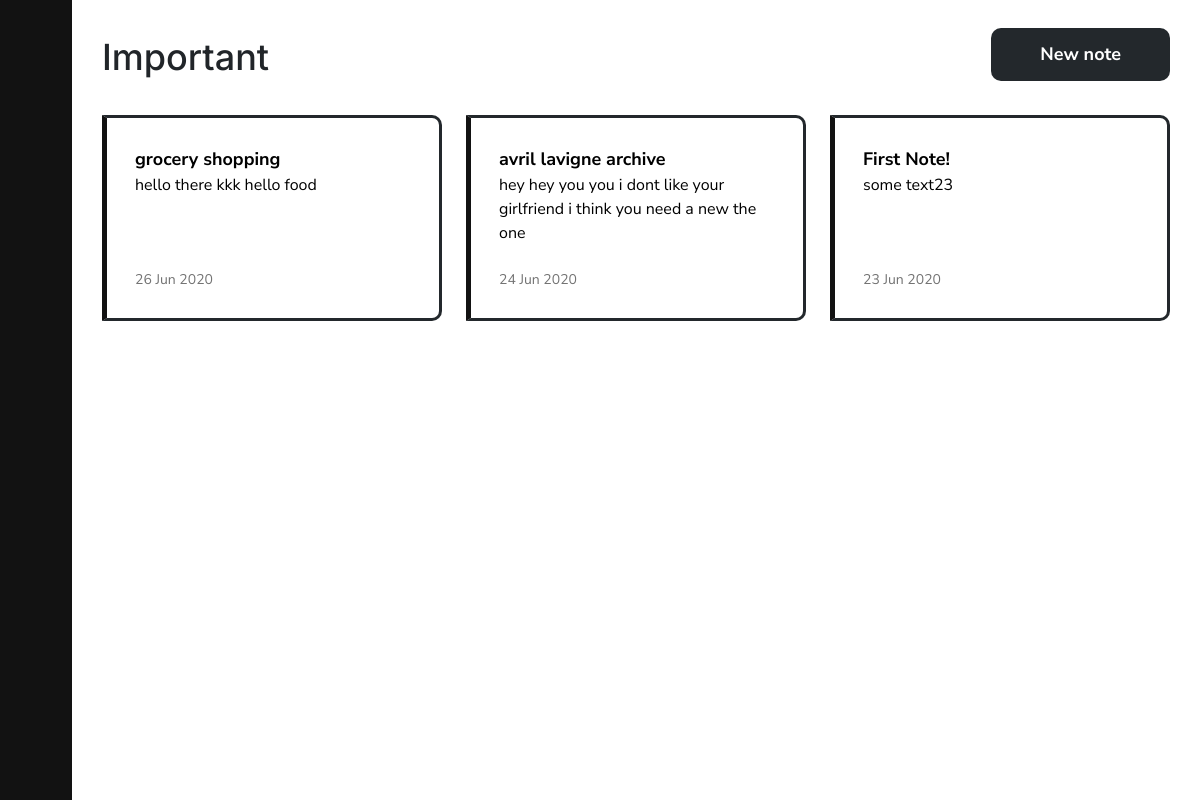
The app's page /important/ (signed in), older data.
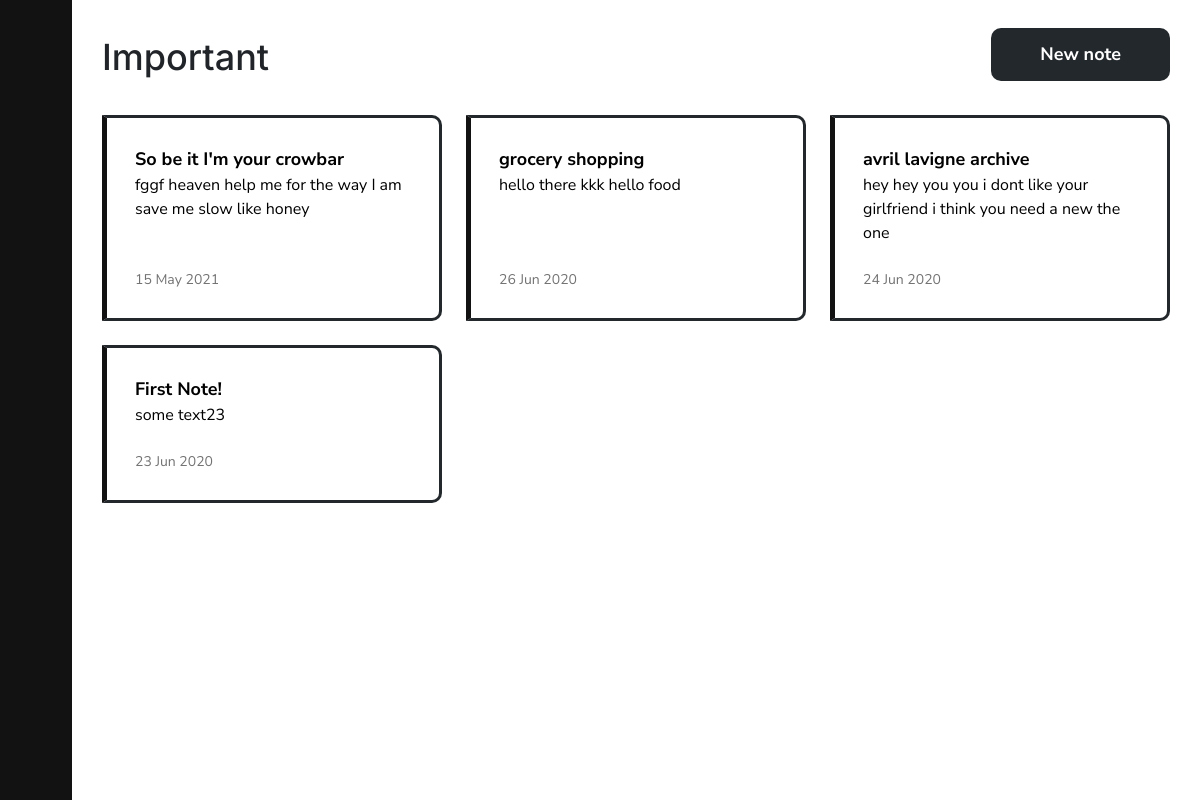
The same page, newer data.
### notes/models.py (models this page shows, shortened)
class Note(models.Model):
    title = models.TextField(max_length=100, blank=True)
    text = HTMLField(blank=True)
    date = models.DateTimeField(auto_now_add=True)
    important = models.BooleanField(default=False)
    archive = models.BooleanField(default=False)
    user = models.ForeignKey(User, on_delete=models.CASCADE)

### notes/views.py (the view)
# urls.py: path('important/', views.important, name='important'),
def important(request):
    important = Note.objects.filter(user=request.user, important=True, archive=False).order_by('-date')
    active = 'importantLink'
    return render(request, 'notes/important.html', {'important': important, 'active': active})

### notes/templates/notes/important.html (shortened to what this page needs)
{% load static %}
<!DOCTYPE html>
<html>
<head>
    <link rel="stylesheet" href="https://stackpath.bootstrapcdn.com/bootstrap/4.5.0/css/bootstrap.min.css">
    <link rel="stylesheet" type="text/css" href="{% static 'notes/style.css' %}">
    <link rel="stylesheet" type="text/css" href="{% static 'notes/notes.css' %}">
</head>
<body>
    <div class="container-fluid">
        <div class="row" id="mainRow">
            {% include "notes/navbar.html" %}
            <div class="col-sm-11" id="content">
                <div class="container">
                    <div>
                        <h1>Important</h1>
                        <a href="{% url 'add' %}" class="btn medium-text">New note</a>
                    </div>
                    {% if important %}
                    <div id="notes">
                        <ul>
                            {% for note in important %}
                            <li class="note {% if note.important %} important{% endif %}">
                                <a href="{% url 'note' note.id %}">
                                    <div class="note-info">
                                        <div class="note-content">
                                            <div class="medium-text"><b>{{ note.title }}</b></div>
                                            {% if note.text %}
                                            <div class="note-text">{{ note.text|striptags|truncatechars:150 }}</div>
                                            {% endif %}
                                        </div>
                                        <div class="date">{{ note.date|date:'d M Y' }}</div>
                                    </div>
                                </a>
                            </li>
                            {% endfor %}
                        </ul>
                    </div>
                    {% else %}
                    <div id="noNotes">
                        <p class="text-center medium-text">You don't have any notes marked as important.</p>
                    </div>
                    {% endif %}
                </div>
            </div>
        </div>
    </div>
</body>
</html>

Row changes from the older to the newer data that the page shows:
now on this page (row edited): Note: title "So be it I'm your crowbar", text "fggf heaven help me for the way I am save me slow like honey", date "15 May 2021"
